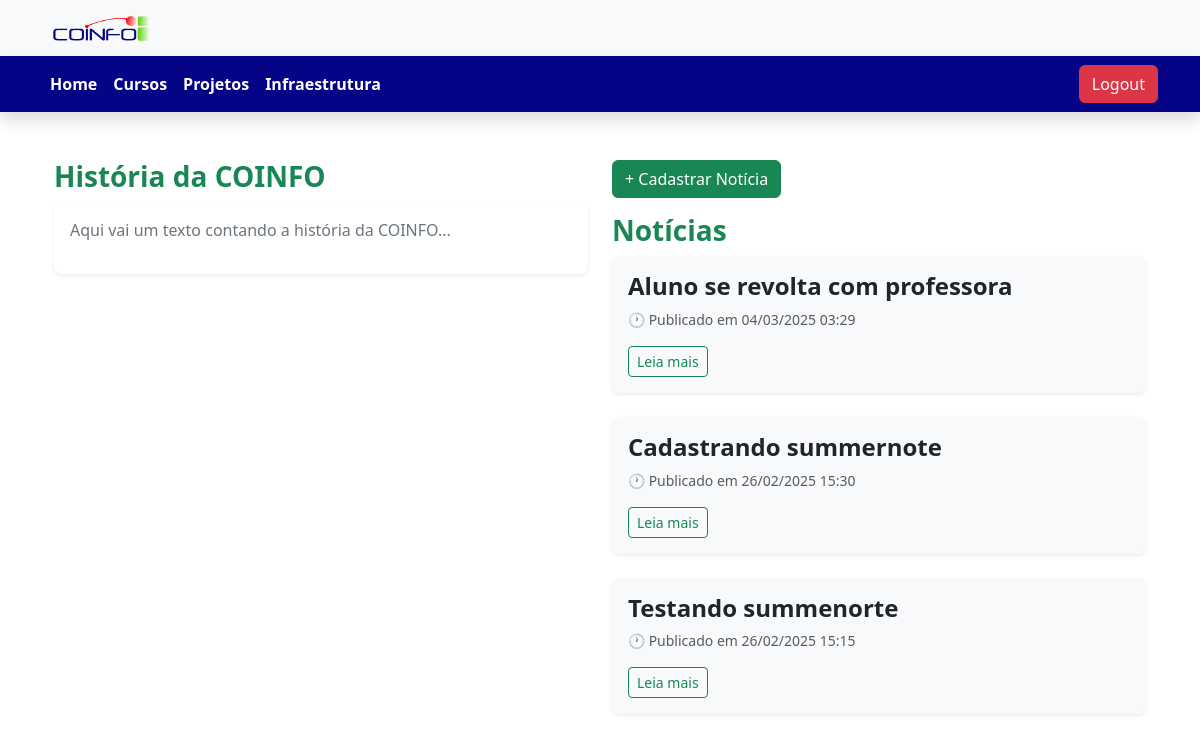
The app's page / (signed in) with its own data.
### sistema/models.py (models this page shows, shortened)
class Noticia(models.Model):
    STATUS_CHOICES = [
        ('rascunho', 'Rascunho'),
        ('publicado', 'Publicado'),
    ]
    ATIVACAO_CHOICES = [
        ('ativada', 'Ativada'),
        ('desativada', 'Desativada'),
    ]
    titulo = models.CharField(max_length=255)
    conteudo = models.TextField()
    autor = models.ForeignKey(User, on_delete=models.CASCADE)
    data_publicacao = models.DateTimeField(auto_now_add=True)
    status = models.CharField(max_length=10, choices=STATUS_CHOICES, default='rascunho')
    ativacao = models.CharField(max_length=10, choices=ATIVACAO_CHOICES, default='ativada')

### sistema/views.py (the view)
# urls.py: 2. Add a URL to urlpatterns:  path('', views.home, name='home')
def home(request):
    noticias = Noticia.objects.filter(status='publicado', ativacao='ativada').order_by('-data_publicacao')[:3]
    return render(request, 'index.html', {'noticias': noticias})

### sistema/templates/index.html (shortened to what this page needs)
{% extends 'base.html' %}
{% load static %}
{% block content %}
<div class="container mt-5">
    <div class="row">
        <div class="col-md-6">
            <h3 class="text-success fw-bold">História da COINFO</h3>
            <div class="card shadow-sm border-0 rounded-3 bg-white">
                <div class="card-body">
                    <p class="text-secondary">Aqui vai um texto contando a história da COINFO...</p>
                </div>
            </div>
        </div>
        <div class="col-md-6">
            {% if user.is_staff or user.is_superuser %}
                <a href="{% url 'cadastrar_noticia' %}" class="btn btn-success mb-3">+ Cadastrar Notícia</a>
            {% endif %}
            <h3 class="text-success fw-bold">Notícias</h3>
            {% for noticia in noticias %}
            <div class="card mb-4 border-0 shadow-sm rounded-3 bg-light">
                <div class="card-body">
                    <h4 class="text-dark fw-bold">{{ noticia.titulo }}</h4>
                    <p class="text-muted small mt-2">🕐
                         Publicado em {{ noticia.data_publicacao|date:"d/m/Y H:i" }}</p>
                    <a href="{% url 'detalhe_noticia' noticia.id %}" class="btn btn-outline-success btn-sm">Leia mais</a>
                </div>
            </div>
            {% empty %}
                <p class="text-muted">Nenhuma notícia disponível no momento.</p>
            {% endfor %}
        </div>
    </div>
</div>
{% endblock %}

### static/css/style.css (style rules this page uses)
* { margin: 0; padding: 0; box-sizing: border-box; }

### records on screen
Noticia: titulo "Aluno se revolta com professora", data_publicacao "04/03/2025 03:29"
Noticia: titulo "Cadastrando summernote", data_publicacao "26/02/2025 15:30"
Noticia: titulo "Testando summenorte", data_publicacao "26/02/2025 15:15"
